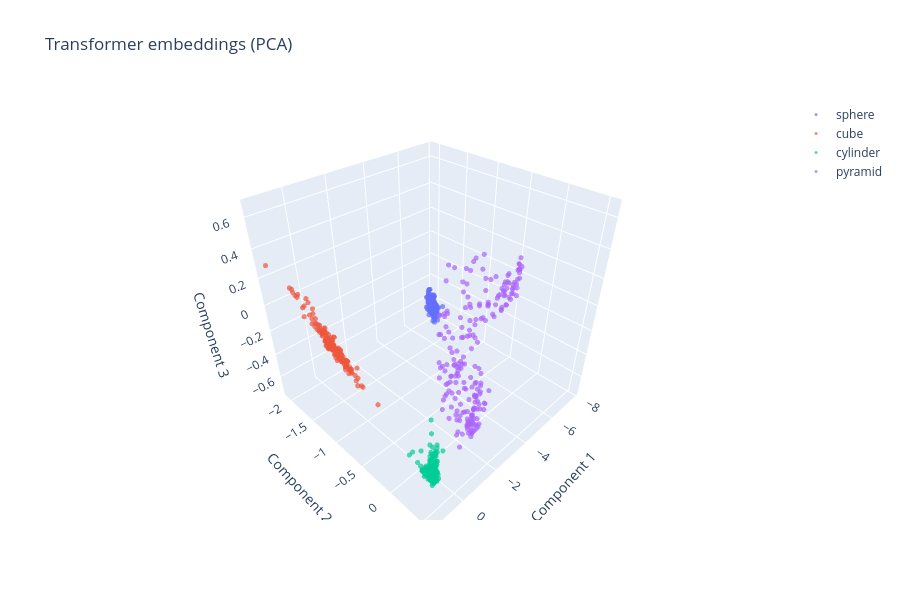
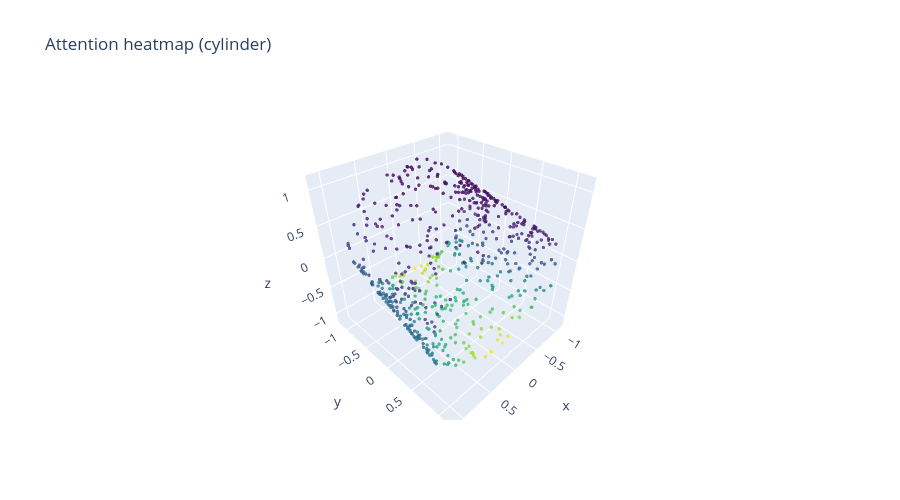

These figures' notebook cell, in order:
### Code cell
transformer_ref = models_cloud["Transformer"][0]
embeddings = []
labels = []
with torch.no_grad():
    for batch in val_loader_cloud:
        logits, features = transformer_ref(
            batch["points"].to(DEVICE),
            src_key_padding_mask=batch["mask"].to(DEVICE),
            return_features=True,
        )
        embeddings.append(features.cpu())
        labels.append(batch["labels"])
embeddings = torch.cat(embeddings).numpy()
labels = torch.cat(labels).numpy()
visualize_embeddings(embeddings, labels, SHAPE_TYPES_3D, "Transformer embeddings", method="pca", dim=3)

batch = next(iter(val_loader_cloud))
logits, attn_maps, _ = transformer_ref(
    batch["points"].to(DEVICE),
    src_key_padding_mask=batch["mask"].to(DEVICE),
    return_attention=True,
    return_features=True,
)
batch_idx = 6  # Visualize this sample in batch
# attn_maps[-1] has shape (B, N, N) where N includes the CLS token
# We want attention from CLS token (index 0) to actual points (indices 1:)
attn_cls = attn_maps[-1][batch_idx, 0, 1:].detach().cpu().numpy()
mask = batch["mask"][batch_idx].numpy()
valid_points = batch["points"][batch_idx][~mask].numpy()
attn_cls = attn_cls[: valid_points.shape[0]]
print(
    f"CLS attention weights: largest {attn_cls.max():.4f}, smallest {attn_cls.min():.2e}, "
    f"uniform would be {1 / len(attn_cls):.4f}"
)
scatter_3d_points(valid_points, f"Attention heatmap ({SHAPE_TYPES_3D[batch['labels'][batch_idx].item()]})", colors=attn_cls, interactive=True)

### Figure 1 — Plotly figure (JSON) as saved in the notebook; plotly's stock layout.template omitted (floating-point values rounded to 4 significant figures; data arrays with more than 128 entries replaced by an {"elided": "..."} marker saying what was removed)
{"data": [{"marker": {"opacity": 0.7, "size": 3}, "mode": "markers", "name": "sphere", "type": "scatter3d", "x": {"elided": "196 float values"}, "y": {"elided": "196 float values"}, "z": {"elided": "196 float values"}}, {"marker": {"opacity": 0.7, "size": 3}, "mode": "markers", "name": "cube", "type": "scatter3d", "x": {"elided": "175 float values"}, "y": {"elided": "175 float values"}, "z": {"elided": "175 float values"}}, {"marker": {"opacity": 0.7, "size": 3}, "mode": "markers", "name": "cylinder", "type": "scatter3d", "x": {"elided": "213 float values"}, "y": {"elided": "213 float values"}, "z": {"elided": "213 float values"}}, {"marker": {"opacity": 0.7, "size": 3}, "mode": "markers", "name": "pyramid", "type": "scatter3d", "x": {"elided": "216 float values"}, "y": {"elided": "216 float values"}, "z": {"elided": "216 float values"}}], "layout": {"height": 600, "scene": {"xaxis": {"title": {"text": "Component 1"}}, "yaxis": {"title": {"text": "Component 2"}}, "zaxis": {"title": {"text": "Component 3"}}}, "showlegend": true, "title": {"text": "Transformer embeddings (PCA)"}}}

### Figure 2 — Plotly figure (JSON) as saved in the notebook; plotly's stock layout.template omitted (floating-point values rounded to 4 significant figures; data arrays with more than 128 entries replaced by an {"elided": "..."} marker saying what was removed)
{"data": [{"marker": {"color": {"elided": "628 float values"}, "colorscale": [[0, "#440154"], [0.1111, "#482878"], [0.2222, "#3e4989"], [0.3333, "#31688e"], [0.4444, "#26828e"], [0.5556, "#1f9e89"], [0.6667, "#35b779"], [0.7778, "#6ece58"], [0.8889, "#b5de2b"], [1, "#fde725"]], "opacity": 0.8, "size": 2}, "mode": "markers", "type": "scatter3d", "x": {"elided": "628 float values"}, "y": {"elided": "628 float values"}, "z": {"elided": "628 float values"}}], "layout": {"height": 500, "scene": {"xaxis": {"title": {"text": "x"}}, "yaxis": {"title": {"text": "y"}}, "zaxis": {"title": {"text": "z"}}}, "title": {"text": "Attention heatmap (cylinder)"}}}
